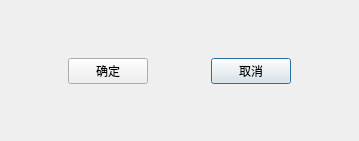
<?xml version="1.0" encoding="UTF-8"?>
<ui version="4.0">
 <class>QuitDialog</class>
 <widget class="QDialog" name="QuitDialog">
  <property name="enabled">
   <bool>true</bool>
  </property>
  <property name="geometry">
   <rect>
    <x>0</x>
    <y>0</y>
    <width>359</width>
    <height>141</height>
   </rect>
  </property>
  <property name="sizePolicy">
   <sizepolicy hsizetype="Fixed" vsizetype="Fixed">
    <horstretch>0</horstretch>
    <verstretch>0</verstretch>
   </sizepolicy>
  </property>
  <property name="windowTitle">
   <string>Dialog</string>
  </property>
  <layout class="QGridLayout" name="gridLayout">
   <item row="0" column="0">
    <spacer name="verticalSpacer">
     <property name="orientation">
      <enum>Qt::Vertical</enum>
     </property>
     <property name="sizeHint" stdset="0">
      <size>
       <width>20</width>
       <height>40</height>
      </size>
     </property>
    </spacer>
   </item>
   <item row="1" column="0">
    <layout class="QHBoxLayout" name="horizontalLayout">
     <item>
      <spacer name="horizontalSpacer_2">
       <property name="orientation">
        <enum>Qt::Horizontal</enum>
       </property>
       <property name="sizeHint" stdset="0">
        <size>
         <width>40</width>
         <height>20</height>
        </size>
       </property>
      </spacer>
     </item>
     <item>
      <widget class="QPushButton" name="QuitButton">
       <property name="sizePolicy">
        <sizepolicy hsizetype="Fixed" vsizetype="Fixed">
         <horstretch>0</horstretch>
         <verstretch>0</verstretch>
        </sizepolicy>
       </property>
       <property name="text">
        <string>确定</string>
       </property>
       <property name="autoDefault">
        <bool>false</bool>
       </property>
      </widget>
     </item>
     <item>
      <spacer name="horizontalSpacer">
       <property name="orientation">
        <enum>Qt::Horizontal</enum>
       </property>
       <property name="sizeHint" stdset="0">
        <size>
         <width>40</width>
         <height>20</height>
        </size>
       </property>
      </spacer>
     </item>
     <item>
      <widget class="QPushButton" name="CancelButton">
       <property name="text">
        <string>取消</string>
       </property>
      </widget>
     </item>
     <item>
      <spacer name="horizontalSpacer_3">
       <property name="orientation">
        <enum>Qt::Horizontal</enum>
       </property>
       <property name="sizeHint" stdset="0">
        <size>
         <width>40</width>
         <height>20</height>
        </size>
       </property>
      </spacer>
     </item>
    </layout>
   </item>
   <item row="2" column="0">
    <spacer name="verticalSpacer_2">
     <property name="orientation">
      <enum>Qt::Vertical</enum>
     </property>
     <property name="sizeHint" stdset="0">
      <size>
       <width>20</width>
       <height>40</height>
      </size>
     </property>
    </spacer>
   </item>
  </layout>
 </widget>
 <resources/>
 <connections/>
</ui>
